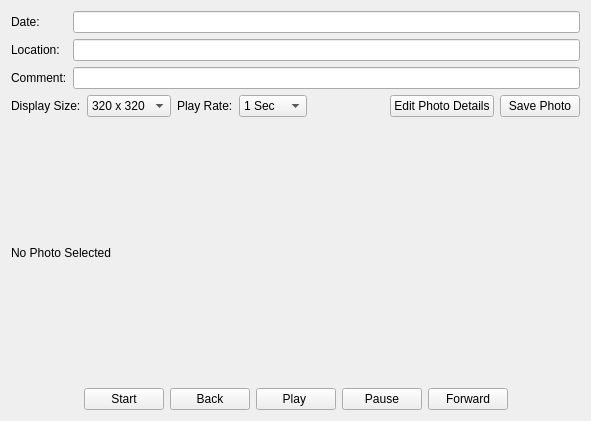
<ui version="4.0" >
 <class>PhotoShow</class>
 <widget class="QWidget" name="PhotoShow" >
  <property name="geometry" >
   <rect>
    <x>0</x>
    <y>0</y>
    <width>591</width>
    <height>421</height>
   </rect>
  </property>
  <property name="windowTitle" >
   <string>Form</string>
  </property>
  <layout class="QGridLayout" >
   <item row="0" column="0" >
    <layout class="QVBoxLayout" >
     <item>
      <layout class="QHBoxLayout" >
       <item>
        <layout class="QVBoxLayout" >
         <item>
          <widget class="QLabel" name="label_3" >
           <property name="text" >
            <string>Date:</string>
           </property>
          </widget>
         </item>
         <item>
          <widget class="QLabel" name="label_2" >
           <property name="text" >
            <string>Location:</string>
           </property>
          </widget>
         </item>
         <item>
          <widget class="QLabel" name="label_4" >
           <property name="text" >
            <string>Comment:</string>
           </property>
          </widget>
         </item>
        </layout>
       </item>
       <item>
        <layout class="QVBoxLayout" >
         <item>
          <widget class="QLineEdit" name="lineEdit_2" />
         </item>
         <item>
          <widget class="QLineEdit" name="lineEdit" />
         </item>
         <item>
          <widget class="QLineEdit" name="lineEdit_3" />
         </item>
        </layout>
       </item>
      </layout>
     </item>
     <item>
      <layout class="QHBoxLayout" >
       <item>
        <widget class="QLabel" name="label_5" >
         <property name="text" >
          <string>Display Size:</string>
         </property>
        </widget>
       </item>
       <item>
        <widget class="QComboBox" name="comboBox_2" >
         <item>
          <property name="text" >
           <string>320 x 320</string>
          </property>
         </item>
         <item>
          <property name="text" >
           <string>640 x 640</string>
          </property>
         </item>
         <item>
          <property name="text" >
           <string>Full Size</string>
          </property>
         </item>
        </widget>
       </item>
       <item>
        <widget class="QLabel" name="label_6" >
         <property name="text" >
          <string>Play Rate:</string>
         </property>
        </widget>
       </item>
       <item>
        <widget class="QComboBox" name="comboBox" >
         <item>
          <property name="text" >
           <string>1 Sec</string>
          </property>
         </item>
         <item>
          <property name="text" >
           <string>2 Sec</string>
          </property>
         </item>
         <item>
          <property name="text" >
           <string>5 Sec</string>
          </property>
         </item>
         <item>
          <property name="text" >
           <string>10 Sec</string>
          </property>
         </item>
         <item>
          <property name="text" >
           <string>20 Sec</string>
          </property>
         </item>
         <item>
          <property name="text" >
           <string>1 Min</string>
          </property>
         </item>
        </widget>
       </item>
       <item>
        <spacer>
         <property name="orientation" >
          <enum>Qt::Horizontal</enum>
         </property>
         <property name="sizeHint" >
          <size>
           <width>40</width>
           <height>20</height>
          </size>
         </property>
        </spacer>
       </item>
       <item>
        <widget class="QPushButton" name="pushButton_4" >
         <property name="text" >
          <string>Edit Photo Details</string>
         </property>
        </widget>
       </item>
       <item>
        <widget class="QPushButton" name="pushButton_3" >
         <property name="text" >
          <string>Save Photo</string>
         </property>
        </widget>
       </item>
      </layout>
     </item>
     <item>
      <widget class="QLabel" name="label" >
       <property name="text" >
        <string>No Photo Selected</string>
       </property>
      </widget>
     </item>
     <item>
      <layout class="QHBoxLayout" >
       <item>
        <spacer>
         <property name="orientation" >
          <enum>Qt::Horizontal</enum>
         </property>
         <property name="sizeHint" >
          <size>
           <width>40</width>
           <height>20</height>
          </size>
         </property>
        </spacer>
       </item>
       <item>
        <widget class="QPushButton" name="pushButton_5" >
         <property name="text" >
          <string>Start</string>
         </property>
        </widget>
       </item>
       <item>
        <widget class="QPushButton" name="pushButton_6" >
         <property name="text" >
          <string>Back</string>
         </property>
        </widget>
       </item>
       <item>
        <widget class="QPushButton" name="pushButton" >
         <property name="text" >
          <string>Play </string>
         </property>
        </widget>
       </item>
       <item>
        <widget class="QPushButton" name="pushButton_2" >
         <property name="text" >
          <string>Pause</string>
         </property>
        </widget>
       </item>
       <item>
        <widget class="QPushButton" name="pushButton_7" >
         <property name="text" >
          <string>Forward</string>
         </property>
        </widget>
       </item>
       <item>
        <spacer>
         <property name="orientation" >
          <enum>Qt::Horizontal</enum>
         </property>
         <property name="sizeHint" >
          <size>
           <width>40</width>
           <height>20</height>
          </size>
         </property>
        </spacer>
       </item>
      </layout>
     </item>
    </layout>
   </item>
  </layout>
 </widget>
 <resources/>
 <connections/>
</ui>
